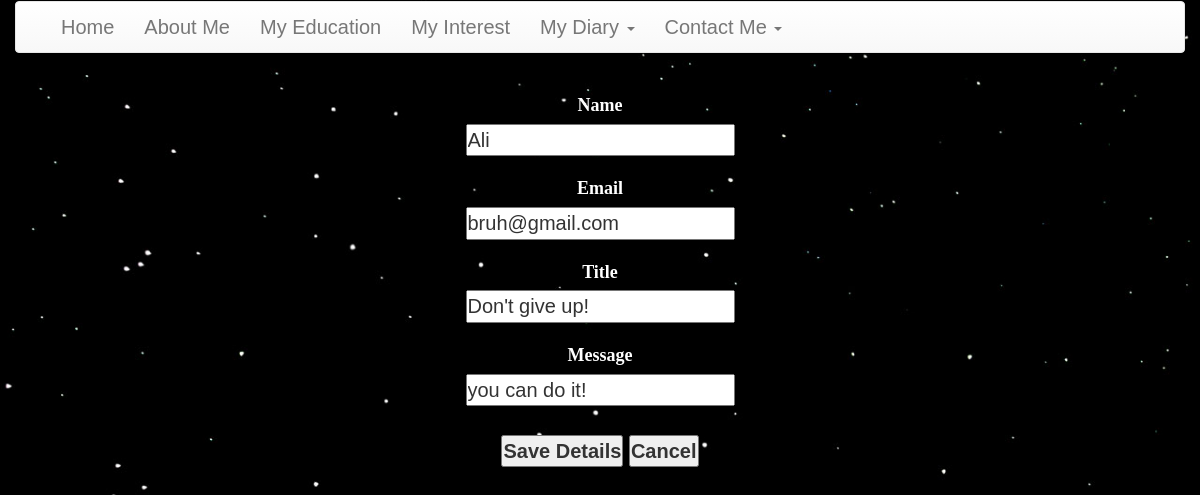
Screenshot of /cms/edit_contact.php?edit_id=1 with the database file from the repository.
### tables this page shows
CREATE TABLE IF NOT EXISTS `se_1703648_contact` (
  `id` int(11) NOT NULL AUTO_INCREMENT,
  `Name` varchar(255) DEFAULT NULL,
  `Email` varchar(255) DEFAULT NULL,
  `Title` varchar(255) DEFAULT NULL,
  `Message` text DEFAULT NULL,
  `status` enum('0','1') DEFAULT NULL,
  `date` date NOT NULL DEFAULT current_timestamp(),
  PRIMARY KEY (`id`)
);

### cms/edit_contact.php (the view, shortened to what this page needs)
<?php include 'include/header.php'; ?>
<?php include 'include/nav.php'; ?>
<?php
include_once 'dbconfig.php';
if(isset($_GET['edit_id']))
{
 $sql_query="SELECT * FROM se_1703648_contact WHERE id=".$_GET['edit_id'];
 $result_set=mysqli_query($con,$sql_query);
 $fetched_row=mysqli_fetch_array($result_set,MYSQLI_ASSOC);
}
  ?>
<!DOCTYPE html PUBLIC "-//W3C//DTD XHTML 1.0 Transitional//EN" "http://www.w3.org/TR/xhtml1/DTD/xhtml1-transitional.dtd">
<html xmlns="http://www.w3.org/1999/xhtml">
<head>
<link rel="stylesheet" href="style.css" type="text/css" />
</head>
<body>
<center>
<div class="form-container">
    <form method="post" enctype="multipart/form-data" >
            <div class="input-row">
                <label style="padding-top: 20px; color: white; font-size: 18px; font-family: Verdana;">Name</label> <br /> <input
                    type="text" class="input-field" name="Name"
                    id="Name"  value="<?php echo $fetched_row['Name'] ?>"/>
            </div>
            <div class="input-row">
                <label style="padding-top: 20px; color: white; font-size: 18px; font-family: Verdana;">Email</label> <br /> <input
                    type="text" class="input-field" name="Email"
                    id="Email" value="<?php echo $fetched_row['Email'] ?>"/>
            </div>
            <div class="input-row">
                <label style="padding-top: 20px; color: white; font-size: 18px; font-family: Verdana;">Title</label> <br /> <input
                    type="text" class="input-field" name="Title"
                    id="Title" value="<?php echo $fetched_row['Title'] ?>"/>
            </div>
            <div class="input-row">
                <label style="padding-top: 20px; color: white; font-size: 18px; font-family: Verdana;">Message</label> <br /> <input
                    type="textarea" class="input-field" name="Message"
                    id="Message" value="<?php echo $fetched_row['Message'] ?>"/>
            </div>
<br>
<button type="submit" name="btn-update"><strong>Save Details</strong></button>
    <button type="submit" name="btn-cancel"><strong>Cancel</strong></button>
    </form>
    </div>
<br>
</center>
</body>
</html>

### cms/css/styles.css (style rules this page uses)
* { margin:0; padding:0; }
body { background:#f9f9f9; font-family:"Courier New", Courier, monospace; }

### lab7_crud/style.css (style rules this page uses)
body { font-family: "Trebuchet MS", Arial, Helvetica, sans-serif; border-collapse: collapse; width: 100%; font-size: 20px; }

### cms/include/nav.php (style rules this page uses)
body { background-image: url("img/dark.jpg"); background-repeat: no-repeat; background-size: cover; }

### rows the page displays
se_1703648_contact: Name "Ali", Email "bruh@gmail.com", Title "Don't give up!", Message "you can do it!"
